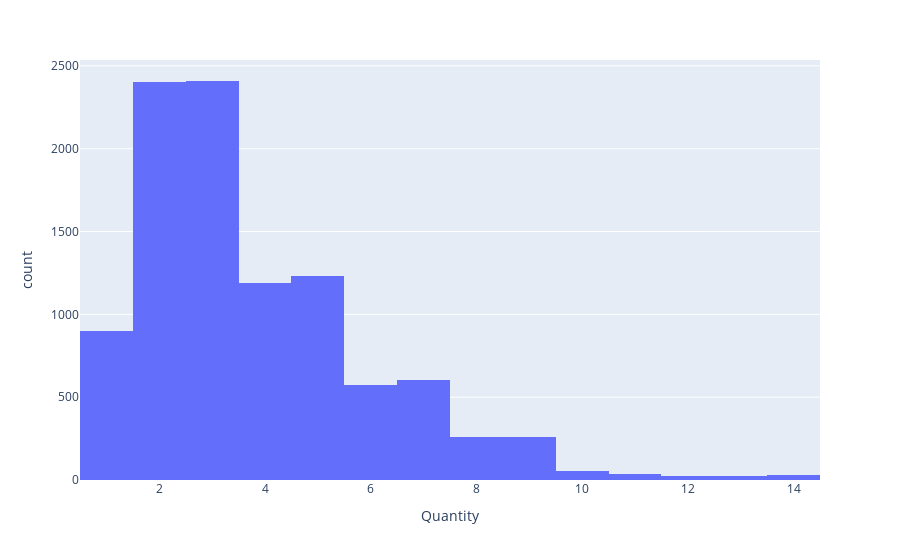

Source (notebook cell):
### Code cell
px.histogram(data, x = "Quantity")

### Figure 1 — Plotly figure (JSON) as saved in the notebook; plotly's stock layout.template omitted (floating-point values rounded to 4 significant figures; data arrays with more than 128 entries replaced by an {"elided": "..."} marker saying what was removed)
{"data": [{"alignmentgroup": "True", "bingroup": "x", "hovertemplate": "Quantity=%{x}<br>count=%{y}<extra></extra>", "legendgroup": "", "marker": {"color": "#636efa", "pattern": {"shape": ""}}, "name": "", "offsetgroup": "", "orientation": "v", "showlegend": false, "type": "histogram", "x": {"elided": "9994 int values"}, "xaxis": "x", "yaxis": "y"}], "layout": {"barmode": "relative", "legend": {"tracegroupgap": 0}, "margin": {"t": 60}, "xaxis": {"anchor": "y", "domain": [0, 1], "title": {"text": "Quantity"}}, "yaxis": {"anchor": "x", "domain": [0, 1], "title": {"text": "count"}}}}
